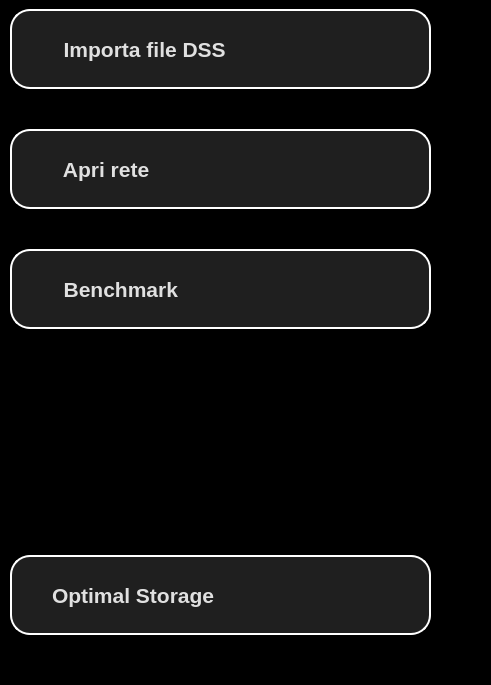
<?xml version="1.0" encoding="UTF-8"?>
<ui version="4.0">
 <class>Form</class>
 <widget class="QWidget" name="Form">
  <property name="geometry">
   <rect>
    <x>0</x>
    <y>0</y>
    <width>491</width>
    <height>685</height>
   </rect>
  </property>
  <property name="windowTitle">
   <string>Form</string>
  </property>
  <property name="styleSheet">
   <string notr="true">*{
	background-color: rgb(0, 0, 0);
}

QPushButton{
	text-align: left;
	padding: 10px 40px;
	color: rgb(224, 224, 224);
	background-color: rgb(31, 31, 31);
	border: solid;
	border-width: 2px;
	border-radius: 20px;
	border-color: rgb(255,255,255);
}

QPushButton:pressed{
	background-color: rgb(63, 63, 63);
}
</string>
  </property>
  <widget class="QWidget" name="startWgt" native="true">
   <property name="geometry">
    <rect>
     <x>10</x>
     <y>0</y>
     <width>421</width>
     <height>635</height>
    </rect>
   </property>
   <layout class="QVBoxLayout" name="verticalLayout">
    <property name="spacing">
     <number>40</number>
    </property>
    <property name="topMargin">
     <number>9</number>
    </property>
    <item>
     <widget class="QPushButton" name="importDssBtn">
      <property name="minimumSize">
       <size>
        <width>0</width>
        <height>80</height>
       </size>
      </property>
      <property name="maximumSize">
       <size>
        <width>16777215</width>
        <height>16777215</height>
       </size>
      </property>
      <property name="font">
       <font>
        <pointsize>16</pointsize>
        <weight>75</weight>
        <bold>true</bold>
       </font>
      </property>
      <property name="styleSheet">
       <string notr="true"/>
      </property>
      <property name="text">
       <string>  Importa file DSS</string>
      </property>
      <property name="icon">
       <iconset resource="_resources/resources.qrc">
        <normaloff>:/icons/icons/importfile.png</normaloff>:/icons/icons/importfile.png</iconset>
      </property>
      <property name="iconSize">
       <size>
        <width>50</width>
        <height>50</height>
       </size>
      </property>
      <property name="flat">
       <bool>false</bool>
      </property>
     </widget>
    </item>
    <item>
     <widget class="QPushButton" name="openFileBtn">
      <property name="minimumSize">
       <size>
        <width>0</width>
        <height>80</height>
       </size>
      </property>
      <property name="maximumSize">
       <size>
        <width>16777215</width>
        <height>16777215</height>
       </size>
      </property>
      <property name="font">
       <font>
        <pointsize>16</pointsize>
        <weight>75</weight>
        <bold>true</bold>
       </font>
      </property>
      <property name="styleSheet">
       <string notr="true"/>
      </property>
      <property name="text">
       <string>  Apri rete</string>
      </property>
      <property name="icon">
       <iconset resource="_resources/resources.qrc">
        <normaloff>:/icons/icons/openfile.png</normaloff>:/icons/icons/openfile.png</iconset>
      </property>
      <property name="iconSize">
       <size>
        <width>50</width>
        <height>50</height>
       </size>
      </property>
      <property name="flat">
       <bool>false</bool>
      </property>
     </widget>
    </item>
    <item>
     <widget class="QPushButton" name="benchOpenBtn">
      <property name="minimumSize">
       <size>
        <width>0</width>
        <height>80</height>
       </size>
      </property>
      <property name="maximumSize">
       <size>
        <width>16777215</width>
        <height>16777215</height>
       </size>
      </property>
      <property name="font">
       <font>
        <pointsize>16</pointsize>
        <weight>75</weight>
        <bold>true</bold>
       </font>
      </property>
      <property name="styleSheet">
       <string notr="true"/>
      </property>
      <property name="text">
       <string>  Benchmark</string>
      </property>
      <property name="icon">
       <iconset resource="_resources/resources.qrc">
        <normaloff>:/icons/icons/benchmark.png</normaloff>:/icons/icons/benchmark.png</iconset>
      </property>
      <property name="iconSize">
       <size>
        <width>50</width>
        <height>50</height>
       </size>
      </property>
      <property name="flat">
       <bool>false</bool>
      </property>
     </widget>
    </item>
    <item>
     <spacer name="startSpacer">
      <property name="orientation">
       <enum>Qt::Vertical</enum>
      </property>
      <property name="sizeHint" stdset="0">
       <size>
        <width>20</width>
        <height>146</height>
       </size>
      </property>
     </spacer>
    </item>
    <item>
     <widget class="QPushButton" name="optStorBtn">
      <property name="minimumSize">
       <size>
        <width>0</width>
        <height>80</height>
       </size>
      </property>
      <property name="maximumSize">
       <size>
        <width>16777215</width>
        <height>16777215</height>
       </size>
      </property>
      <property name="font">
       <font>
        <pointsize>16</pointsize>
        <weight>75</weight>
        <bold>true</bold>
       </font>
      </property>
      <property name="styleSheet">
       <string notr="true"/>
      </property>
      <property name="text">
       <string>Optimal Storage</string>
      </property>
      <property name="icon">
       <iconset resource="_resources/resources.qrc">
        <normaloff>:/icons/icons/Storage.png</normaloff>:/icons/icons/Storage.png</iconset>
      </property>
      <property name="iconSize">
       <size>
        <width>50</width>
        <height>50</height>
       </size>
      </property>
      <property name="flat">
       <bool>false</bool>
      </property>
     </widget>
    </item>
   </layout>
  </widget>
 </widget>
 <resources>
  <include location="_resources/resources.qrc"/>
 </resources>
 <connections/>
</ui>
